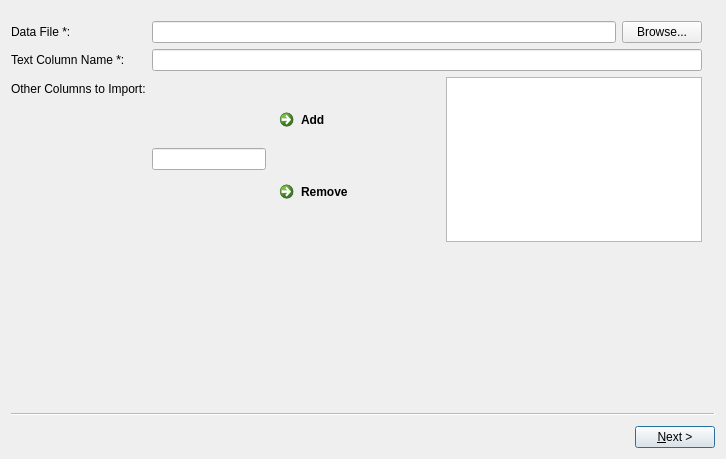
<?xml version="1.0" encoding="UTF-8"?>
<ui version="4.0">
 <class>TopicsModelingWizard</class>
 <widget class="QWizard" name="TopicsModelingWizard">
  <property name="geometry">
   <rect>
    <x>0</x>
    <y>0</y>
    <width>726</width>
    <height>459</height>
   </rect>
  </property>
  <property name="windowTitle">
   <string>GSA Topics Modeling</string>
  </property>
  <property name="sizeGripEnabled">
   <bool>false</bool>
  </property>
  <property name="wizardStyle">
   <enum>QWizard::ClassicStyle</enum>
  </property>
  <property name="options">
   <set>QWizard::NoBackButtonOnStartPage|QWizard::NoCancelButton|QWizard::NoDefaultButton</set>
  </property>
  <widget class="QWizardPage" name="DataFilePage">
   <attribute name="pageId">
    <string notr="true">Page1</string>
   </attribute>
   <widget class="QWidget" name="formLayoutWidget_2">
    <property name="geometry">
     <rect>
      <x>0</x>
      <y>10</y>
      <width>691</width>
      <height>221</height>
     </rect>
    </property>
    <layout class="QFormLayout" name="formLayout_2">
     <property name="fieldGrowthPolicy">
      <enum>QFormLayout::ExpandingFieldsGrow</enum>
     </property>
     <item row="1" column="0">
      <widget class="QLabel" name="text_col_name_lbl">
       <property name="text">
        <string>Text Column Name *:</string>
       </property>
       <property name="buddy">
        <cstring>text_col_name_txt</cstring>
       </property>
      </widget>
     </item>
     <item row="1" column="1">
      <widget class="QLineEdit" name="text_col_name_txt"/>
     </item>
     <item row="2" column="0">
      <widget class="QLabel" name="other_columns_lbl">
       <property name="text">
        <string>Other Columns to Import:</string>
       </property>
      </widget>
     </item>
     <item row="0" column="1">
      <layout class="QHBoxLayout" name="horizontalLayout_2">
       <item>
        <widget class="QLineEdit" name="data_file_txt">
         <property name="readOnly">
          <bool>true</bool>
         </property>
        </widget>
       </item>
       <item>
        <widget class="QPushButton" name="browse_btn">
         <property name="text">
          <string>Browse...</string>
         </property>
        </widget>
       </item>
      </layout>
     </item>
     <item row="0" column="0">
      <widget class="QLabel" name="data_file_lbl">
       <property name="text">
        <string>Data File *:</string>
       </property>
       <property name="buddy">
        <cstring>data_file_txt</cstring>
       </property>
      </widget>
     </item>
     <item row="2" column="1">
      <layout class="QHBoxLayout" name="horizontalLayout">
       <item>
        <widget class="QLineEdit" name="other_col_txt">
         <property name="alignment">
          <set>Qt::AlignLeading|Qt::AlignLeft|Qt::AlignVCenter</set>
         </property>
        </widget>
       </item>
       <item>
        <layout class="QVBoxLayout" name="verticalLayout">
         <item>
          <widget class="QCommandLinkButton" name="add_col_btn">
           <property name="sizePolicy">
            <sizepolicy hsizetype="Fixed" vsizetype="Fixed">
             <horstretch>0</horstretch>
             <verstretch>0</verstretch>
            </sizepolicy>
           </property>
           <property name="text">
            <string>Add</string>
           </property>
          </widget>
         </item>
         <item>
          <widget class="QCommandLinkButton" name="remove_col_btn">
           <property name="sizePolicy">
            <sizepolicy hsizetype="Fixed" vsizetype="Fixed">
             <horstretch>0</horstretch>
             <verstretch>0</verstretch>
            </sizepolicy>
           </property>
           <property name="layoutDirection">
            <enum>Qt::LeftToRight</enum>
           </property>
           <property name="text">
            <string>Remove</string>
           </property>
          </widget>
         </item>
        </layout>
       </item>
       <item>
        <widget class="QListWidget" name="other_cols_lst">
         <property name="alternatingRowColors">
          <bool>true</bool>
         </property>
        </widget>
       </item>
      </layout>
     </item>
    </layout>
   </widget>
  </widget>
  <widget class="QWizardPage" name="TopicsModelingPage">
   <attribute name="pageId">
    <string notr="true">Page2</string>
   </attribute>
   <widget class="QWidget" name="formLayoutWidget">
    <property name="geometry">
     <rect>
      <x>10</x>
      <y>10</y>
      <width>681</width>
      <height>212</height>
     </rect>
    </property>
    <layout class="QFormLayout" name="formLayout">
     <property name="fieldGrowthPolicy">
      <enum>QFormLayout::ExpandingFieldsGrow</enum>
     </property>
     <item row="1" column="0">
      <widget class="QLabel" name="num_topics_lbl">
       <property name="text">
        <string>No of Topics *:</string>
       </property>
      </widget>
     </item>
     <item row="1" column="1">
      <widget class="QSpinBox" name="num_topics_spb">
       <property name="minimum">
        <number>1</number>
       </property>
       <property name="value">
        <number>5</number>
       </property>
      </widget>
     </item>
     <item row="2" column="0">
      <widget class="QLabel" name="num_ngrams_lbl">
       <property name="text">
        <string>No of N-Grams *:</string>
       </property>
      </widget>
     </item>
     <item row="2" column="1">
      <widget class="QSpinBox" name="num_ngrams_spb">
       <property name="minimum">
        <number>1</number>
       </property>
       <property name="value">
        <number>2</number>
       </property>
      </widget>
     </item>
     <item row="3" column="0">
      <widget class="QLabel" name="groupby_cols_lbel">
       <property name="text">
        <string>Group by Columns:</string>
       </property>
      </widget>
     </item>
     <item row="3" column="1">
      <widget class="QListWidget" name="groupby_cols_lst">
       <property name="dragDropMode">
        <enum>QAbstractItemView::InternalMove</enum>
       </property>
      </widget>
     </item>
     <item row="4" column="0">
      <widget class="QLabel" name="addl_stopwords_lbl">
       <property name="text">
        <string>Addl. Stop Words:</string>
       </property>
      </widget>
     </item>
     <item row="4" column="1">
      <widget class="QLineEdit" name="addl_stopwords_txt"/>
     </item>
     <item row="0" column="0">
      <widget class="QLabel" name="output_file_name_lbl">
       <property name="text">
        <string>Output File Name *:</string>
       </property>
       <property name="buddy">
        <cstring>output_file_name_txt</cstring>
       </property>
      </widget>
     </item>
     <item row="0" column="1">
      <layout class="QHBoxLayout" name="horizontalLayout_3">
       <item>
        <widget class="QLineEdit" name="output_file_name_txt"/>
       </item>
       <item>
        <widget class="QLabel" name="extension_lbl">
         <property name="text">
          <string>.xlsx</string>
         </property>
        </widget>
       </item>
      </layout>
     </item>
    </layout>
   </widget>
   <widget class="QPushButton" name="run_btn">
    <property name="geometry">
     <rect>
      <x>550</x>
      <y>230</y>
      <width>144</width>
      <height>32</height>
     </rect>
    </property>
    <property name="text">
     <string>Run Analysis</string>
    </property>
    <property name="default">
     <bool>true</bool>
    </property>
   </widget>
  </widget>
 </widget>
 <resources/>
 <connections/>
</ui>
